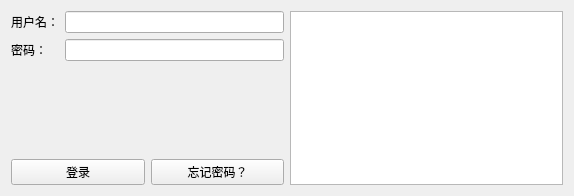
<?xml version="1.0" encoding="UTF-8"?>
<ui version="4.0">
 <class>Form</class>
 <widget class="QWidget" name="Form">
  <property name="geometry">
   <rect>
    <x>0</x>
    <y>0</y>
    <width>574</width>
    <height>196</height>
   </rect>
  </property>
  <property name="windowTitle">
   <string>Form</string>
  </property>
  <layout class="QHBoxLayout" name="horizontalLayout_2">
   <item>
    <layout class="QVBoxLayout" name="verticalLayout">
     <item>
      <layout class="QFormLayout" name="formLayout">
       <item row="0" column="0">
        <widget class="QLabel" name="Label">
         <property name="text">
          <string>用户名：</string>
         </property>
        </widget>
       </item>
       <item row="0" column="1">
        <widget class="QLineEdit" name="LineEdit"/>
       </item>
       <item row="1" column="0">
        <widget class="QLabel" name="Label_2">
         <property name="text">
          <string>密码：</string>
         </property>
        </widget>
       </item>
       <item row="1" column="1">
        <widget class="QLineEdit" name="LineEdit_2"/>
       </item>
      </layout>
     </item>
     <item>
      <spacer name="verticalSpacer">
       <property name="orientation">
        <enum>Qt::Vertical</enum>
       </property>
       <property name="sizeHint" stdset="0">
        <size>
         <width>20</width>
         <height>15</height>
        </size>
       </property>
      </spacer>
     </item>
     <item>
      <layout class="QHBoxLayout" name="horizontalLayout">
       <item>
        <widget class="QPushButton" name="pushButton_2">
         <property name="text">
          <string>登录</string>
         </property>
        </widget>
       </item>
       <item>
        <widget class="QPushButton" name="pushButton">
         <property name="text">
          <string>忘记密码？</string>
         </property>
        </widget>
       </item>
      </layout>
     </item>
    </layout>
   </item>
   <item>
    <widget class="QTextEdit" name="textEdit"/>
   </item>
  </layout>
 </widget>
 <resources/>
 <connections/>
</ui>
